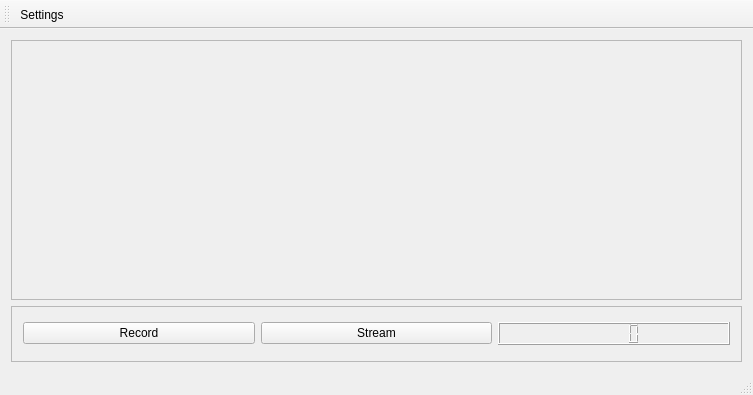
<?xml version="1.0" encoding="UTF-8"?>
<ui version="4.0">
 <class>MainWindow</class>
 <widget class="QMainWindow" name="MainWindow">
  <property name="geometry">
   <rect>
    <x>0</x>
    <y>0</y>
    <width>753</width>
    <height>395</height>
   </rect>
  </property>
  <property name="minimumSize">
   <size>
    <width>680</width>
    <height>200</height>
   </size>
  </property>
  <property name="baseSize">
   <size>
    <width>1280</width>
    <height>500</height>
   </size>
  </property>
  <property name="windowTitle">
   <string>MainWindow</string>
  </property>
  <widget class="QWidget" name="centralWidget">
   <layout class="QGridLayout" name="gridLayout">
    <item row="1" column="1">
     <widget class="QFrame" name="controls">
      <property name="frameShape">
       <enum>QFrame::StyledPanel</enum>
      </property>
      <property name="frameShadow">
       <enum>QFrame::Raised</enum>
      </property>
      <layout class="QGridLayout" name="gridLayout_3">
       <item row="1" column="0">
        <widget class="QPushButton" name="startRecorder">
         <property name="text">
          <string>Record</string>
         </property>
        </widget>
       </item>
       <item row="1" column="2">
        <widget class="QLCDNumber" name="lcdNumber"/>
       </item>
       <item row="1" column="1">
        <widget class="QPushButton" name="streamButton">
         <property name="text">
          <string>Stream</string>
         </property>
        </widget>
       </item>
      </layout>
     </widget>
    </item>
    <item row="0" column="1">
     <widget class="QFrame" name="videoFrame">
      <property name="enabled">
       <bool>true</bool>
      </property>
      <property name="minimumSize">
       <size>
        <width>660</width>
        <height>260</height>
       </size>
      </property>
      <property name="frameShape">
       <enum>QFrame::StyledPanel</enum>
      </property>
      <property name="frameShadow">
       <enum>QFrame::Raised</enum>
      </property>
     </widget>
    </item>
   </layout>
  </widget>
  <widget class="QToolBar" name="mainToolBar">
   <attribute name="toolBarArea">
    <enum>TopToolBarArea</enum>
   </attribute>
   <attribute name="toolBarBreak">
    <bool>false</bool>
   </attribute>
   <addaction name="actionSettings"/>
  </widget>
  <widget class="QStatusBar" name="statusBar"/>
  <action name="actionSettings">
   <property name="text">
    <string>Settings</string>
   </property>
  </action>
 </widget>
 <layoutdefault spacing="6" margin="11"/>
 <resources/>
 <connections/>
</ui>
